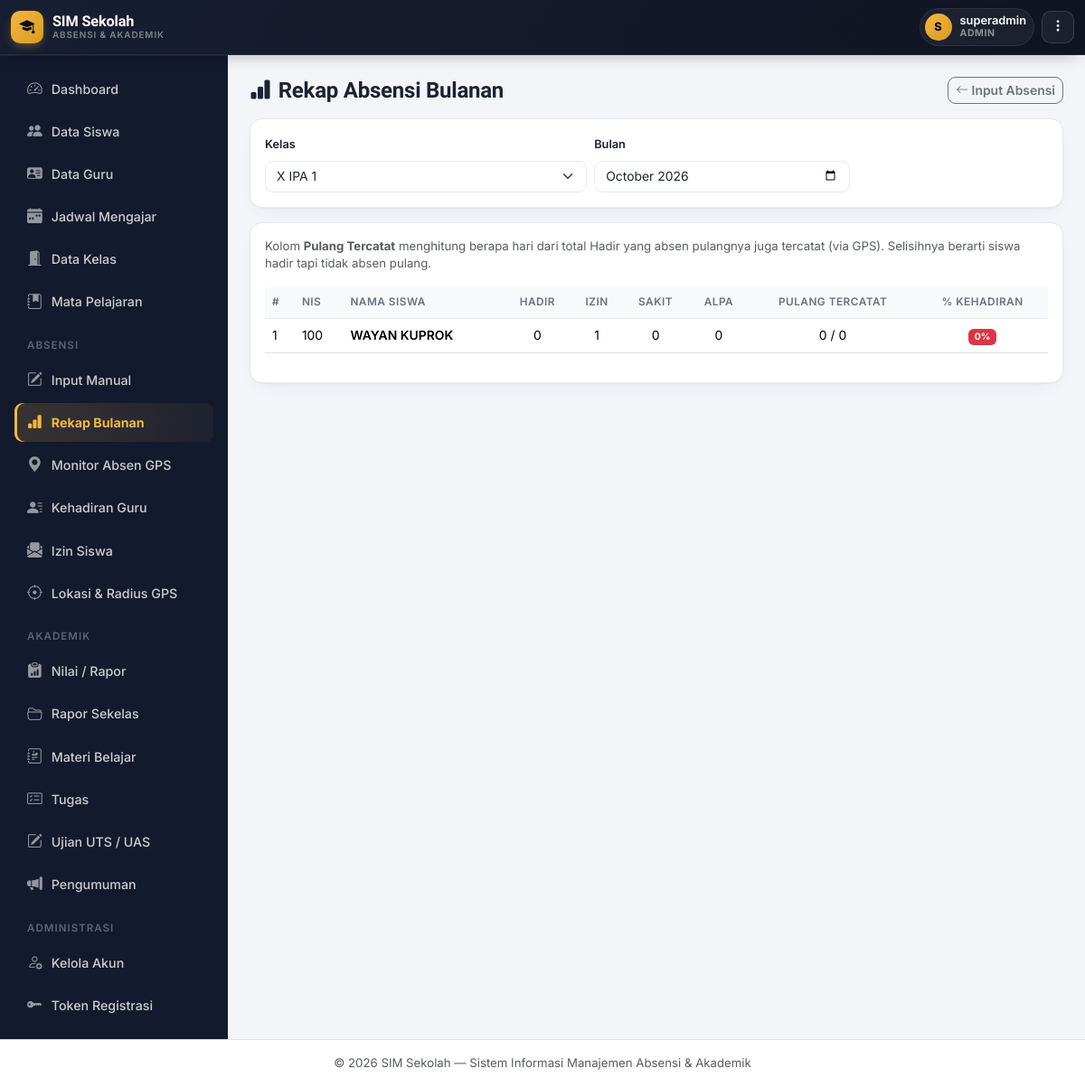
/absensi/rekap.php (signed in), run on the app's committed database.
### tables this page shows
CREATE TABLE `siswa` (
  `id` int NOT NULL,
  `nis` varchar(20) NOT NULL,
  `nisn` varchar(20) DEFAULT NULL,
  `nama_lengkap` varchar(100) NOT NULL,
  `jenis_kelamin` enum('L','P') NOT NULL,
  `tempat_lahir` varchar(50) DEFAULT NULL,
  `tanggal_lahir` date DEFAULT NULL,
  `agama` varchar(30) DEFAULT NULL,
  `alamat` text,
  `no_hp` varchar(20) DEFAULT NULL,
  `email` varchar(100) DEFAULT NULL,
  `nama_ayah` varchar(100) DEFAULT NULL,
  `nama_ibu` varchar(100) DEFAULT NULL,
  `no_hp_ortu` varchar(20) DEFAULT NULL,
  `pekerjaan_ortu` varchar(50) DEFAULT NULL,
  `foto` varchar(255) DEFAULT NULL,
  `kelas_id` int DEFAULT NULL,
  `status` enum('Aktif','Pindah','Lulus','Keluar') DEFAULT 'Aktif',
  `tanggal_masuk` date DEFAULT NULL,
  `created_at` timestamp NULL DEFAULT CURRENT_TIMESTAMP
);

### includes/functions.php (called while the page is built, shortened)
<?php
function clean($str) {
    return htmlspecialchars(trim($str ?? ''), ENT_QUOTES, 'UTF-8');
}

### absensi/rekap.php (the view, shortened to what this page needs)
<?php
require_once __DIR__ . '/../includes/auth.php';
$kelasSaya = null;
$kelasList = $pdo->query("SELECT * FROM kelas ORDER BY tingkat, nama_kelas")->fetchAll();
$kelas_id = $kelasSaya ? $kelasSaya['id'] : ($_GET['kelas_id'] ?? ($kelasList[0]['id'] ?? ''));
$bulan    = $_GET['bulan'] ?? date('Y-m');
$rekap = [];
if ($kelas_id) {
    $stmt = $pdo->prepare("
        SELECT s.id, s.nis, s.nama_lengkap,
            SUM(CASE WHEN a.status='Hadir' THEN 1 ELSE 0 END) AS hadir,
            SUM(CASE WHEN a.status='Izin' THEN 1 ELSE 0 END) AS izin,
            SUM(CASE WHEN a.status='Sakit' THEN 1 ELSE 0 END) AS sakit,
            SUM(CASE WHEN a.status='Alpa' THEN 1 ELSE 0 END) AS alpa,
            SUM(CASE WHEN a.status='Hadir' AND a.jam_pulang IS NOT NULL THEN 1 ELSE 0 END) AS pulang_tercatat
        FROM siswa s
        LEFT JOIN absensi a ON a.siswa_id = s.id AND DATE_FORMAT(a.tanggal, '%Y-%m') = ?
        WHERE s.kelas_id = ? AND s.status = 'Aktif'
        GROUP BY s.id, s.nis, s.nama_lengkap
        ORDER BY s.nama_lengkap
    ");
    $stmt->execute([$bulan, $kelas_id]);
    $rekap = $stmt->fetchAll();
}
include __DIR__ . '/../includes/header.php';
?>
<div class="d-flex justify-content-between align-items-center mb-3 flex-wrap gap-2">
  <h4 class="fw-bold mb-0"><i class="bi bi-bar-chart-fill me-2"></i>Rekap Absensi Bulanan</h4>
  <a href="index.php" class="btn btn-outline-secondary btn-sm"><i class="bi bi-arrow-left"></i> Input Absensi</a>
</div>
<div class="card p-3 mb-3">
  <form method="GET" class="row g-2">
    <?php if (!$kelasSaya): ?>
    <div class="col-md-5">
      <label class="form-label small">Kelas</label>
      <select name="kelas_id" class="form-select" onchange="this.form.submit()">
        <?php foreach ($kelasList as $k): ?>
          <option value="<?= $k['id'] ?>" <?= (string)$kelas_id === (string)$k['id'] ? 'selected' : '' ?>><?= clean($k['nama_kelas']) ?></option>
        <?php endforeach; ?>
      </select>
    </div>
    <?php endif; ?>
    <div class="col-md-4">
      <label class="form-label small">Bulan</label>
      <input type="month" name="bulan" class="form-control" value="<?= clean($bulan) ?>" onchange="this.form.submit()">
    </div>
  </form>
</div>
<div class="card p-3">
  <p class="text-muted small mb-3">Kolom <strong>Pulang Tercatat</strong> menghitung berapa hari dari total Hadir yang absen pulangnya juga tercatat (via GPS). Selisihnya berarti siswa hadir tapi tidak absen pulang.</p>
  <div class="table-responsive">
    <table class="table table-hover align-middle">
      <thead class="table-light">
        <tr><th>#</th><th>NIS</th><th>Nama Siswa</th><th class="text-center">Hadir</th><th class="text-center">Izin</th><th class="text-center">Sakit</th><th class="text-center">Alpa</th><th class="text-center">Pulang Tercatat</th><th class="text-center">% Kehadiran</th></tr>
      </thead>
      <tbody>
        <?php foreach ($rekap as $i => $r):
          $total = $r['hadir'] + $r['izin'] + $r['sakit'] + $r['alpa'];
          $persen = $total > 0 ? round($r['hadir'] / $total * 100, 1) : 0;
        ?>
        <tr>
          <td><?= $i + 1 ?></td>
          <td><?= clean($r['nis']) ?></td>
          <td class="fw-semibold"><?= clean($r['nama_lengkap']) ?></td>
          <td class="text-center"><?= $r['hadir'] ?></td>
          <td class="text-center"><?= $r['izin'] ?></td>
          <td class="text-center"><?= $r['sakit'] ?></td>
          <td class="text-center"><?= $r['alpa'] ?></td>
          <td class="text-center">
            <?= $r['pulang_tercatat'] ?> / <?= $r['hadir'] ?>
          </td>
          <td class="text-center">
            <span class="badge bg-<?= $persen >= 90 ? 'success' : ($persen >= 75 ? 'warning text-dark' : 'danger') ?>"><?= $persen ?>%</span>
          </td>
        </tr>
        <?php endforeach; ?>
      </tbody>
    </table>
  </div>
</div>
<?php include __DIR__ . '/../includes/footer.php'; ?>

### assets/css/style.css (style rules this page uses)
:root { --ink: #14173A; --ink-soft: #565B82; --bg: #F1F3FA; --surface: #FFFFFF; --line: #E4E7F2; --brand: #4338CA; --brand-2: #6D28D9; --brand-soft: #EEECFD; --gps: #0D9488; --gps-2: #0EA5A4; --gps-soft: #E1F5F3; --good: #16A34A; --good-soft: #E7F7ED; --warn: #D97706; --warn-soft: #FEF3E1; --bad: #DC2626; --bad-soft: #FCE8E7; --info: #2563EB; --info-soft: #E8EEFD; --radius-lg: 20px; --radius-md: 14px; --radius-sm: 9px; --shadow-1: 0 1px 2px rgba(20,23,58,.04), 0 8px 24px -12px rgba(20,23,58,.10); --shadow-2: 0 4px 10px rgba(20,23,58,.06), 0 16px 40px -16px rgba(20,23,58,.18); }
* { box-sizing: border-box; }
body { background: var(--bg); color: var(--ink); font-family: 'Inter', system-ui, sans-serif; font-size: .945rem; -webkit-font-smoothing: antialiased; }
h1, h2, h3, h4, h5, h6, .font-display { font-family: 'Sora', 'Inter', sans-serif; letter-spacing: -0.01em; color: var(--ink); }
a { text-decoration: none; }
small, .small { color: var(--ink-soft); }
.card { border: 1px solid var(--line); border-radius: var(--radius-md); box-shadow: var(--shadow-1); }
.table { font-size: .87rem; }
.table thead th { font-size: .74rem; text-transform: uppercase; letter-spacing: .04em; color: var(--ink-soft); border-bottom: 1px solid var(--line); font-weight: 600; }
.table td, .table th { vertical-align: middle; }
.form-control, .form-select { border-radius: var(--radius-sm); border-color: var(--line); font-size: .89rem; }
.form-label { font-size: .82rem; font-weight: 600; color: var(--ink); }
.btn { border-radius: var(--radius-sm); font-weight: 600; font-size: .87rem; }

### includes/theme_gov.php (style rules this page uses)
:root { --navy:#131A2E; --navy-2:#0B0F1D; --navy-3:#1C2540; --gold:#F4B740; --gold-soft:#FDF3DD; --bg:#F4F5F9; --surface:#FFFFFF; --line:#E7E9F1; --ink:#1C2233; --ink-soft:#6B7280; --brand:#131A2E; --brand-2:#0B0F1D; --brand-soft:#EEF0F8; --gps:#2563EB; --gps-soft:#EAF2FE; --good:#16A34A; --good-soft:#E7F6EC; --warn:#EA7A1B; --warn-soft:#FDEEE0; --bad:#DC2626; --bad-soft:#FCEAEA; --info:#2563EB; --info-soft:#EAF2FE; --r-lg:16px; --r-md:12px; --r-sm:9px; --sh-sm:0 1px 2px rgba(19,26,46,.04), 0 1px 3px rgba(19,26,46,.06); --sh-md:0 4px 10px -2px rgba(19,26,46,.08), 0 8px 24px -8px rgba(19,26,46,.10); --sh-lg:0 12px 28px -6px rgba(19,26,46,.16), 0 4px 10px -4px rgba(19,26,46,.10); --ease:cubic-bezier(.4,0,.2,1); }
* { scrollbar-width:thin; scrollbar-color:#C7CBDA transparent; }
body { background:var(--bg); color:var(--ink); font-family:'Inter',system-ui,sans-serif; }
.form-control, .form-select { border-radius:var(--r-sm); border-color:var(--line); font-size:.87rem; transition:border-color .15s, box-shadow .15s; }
.form-label { font-size:.8rem; font-weight:600; color:var(--ink); }

### data on the page
siswa: nis "100", nama_lengkap "WAYAN KUPROK", hadir "0", izin "1", sakit "0", alpa "0", pulang_tercatat "0", persen "0"

### other printed values
$inisial "S"
$namaNow "superadmin"
$roleLabel "ADMIN"
$labelMenuIzin "Izin Siswa"
form field kelas_id "X IPA 1"
